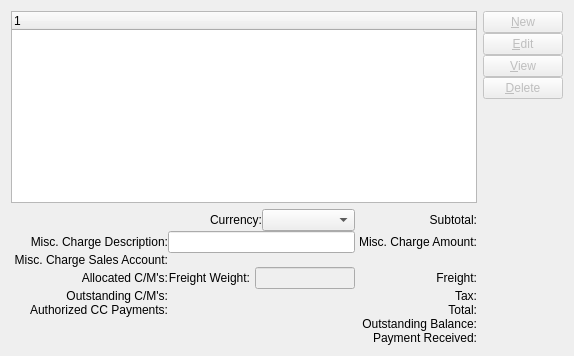
       <widget class="QWidget" name="lineItemsTab">
        <attribute name="title">
         <string>Line Items</string>
        </attribute>
        <layout class="QGridLayout">
         <item row="0" column="0">
          <widget class="XTreeWidget" name="_invcitem"/>
         </item>
         <item row="0" column="1" rowspan="2">
          <layout class="QVBoxLayout">
           <property name="spacing">
            <number>0</number>
           </property>
           <item>
            <widget class="QPushButton" name="_new">
             <property name="enabled">
              <bool>false</bool>
             </property>
             <property name="text">
              <string>&amp;New</string>
             </property>
             <property name="autoDefault">
              <bool>true</bool>
             </property>
            </widget>
           </item>
           <item>
            <widget class="QPushButton" name="_edit">
             <property name="enabled">
              <bool>false</bool>
             </property>
             <property name="text">
              <string>&amp;Edit</string>
             </property>
             <property name="autoDefault">
              <bool>true</bool>
             </property>
            </widget>
           </item>
           <item>
            <widget class="QPushButton" name="_view">
             <property name="enabled">
              <bool>false</bool>
             </property>
             <property name="text">
              <string>&amp;View</string>
             </property>
             <property name="autoDefault">
              <bool>true</bool>
             </property>
            </widget>
           </item>
           <item>
            <widget class="QPushButton" name="_delete">
             <property name="enabled">
              <bool>false</bool>
             </property>
             <property name="text">
              <string>&amp;Delete</string>
             </property>
             <property name="autoDefault">
              <bool>true</bool>
             </property>
            </widget>
           </item>
           <item>
            <spacer>
             <property name="orientation">
              <enum>Qt::Vertical</enum>
             </property>
             <property name="sizeType">
              <enum>QSizePolicy::Expanding</enum>
             </property>
             <property name="sizeHint" stdset="0">
              <size>
               <width>20</width>
               <height>93</height>
              </size>
             </property>
            </spacer>
           </item>
          </layout>
         </item>
         <item row="1" column="0">
          <layout class="QGridLayout">
           <property name="spacing">
            <number>0</number>
           </property>
           <item row="0" column="2">
            <layout class="QHBoxLayout">
             <property name="spacing">
              <number>0</number>
             </property>
             <item>
              <widget class="QLabel" name="_custCurrencyLit">
               <property name="text">
                <string>Currency:</string>
               </property>
               <property name="alignment">
                <set>Qt::AlignRight|Qt::AlignTrailing|Qt::AlignVCenter</set>
               </property>
               <property name="buddy">
                <cstring>_custCurrency</cstring>
               </property>
              </widget>
             </item>
             <item>
              <widget class="XComboBox" name="_custCurrency">
               <property name="enabled">
                <bool>true</bool>
               </property>
               <property name="type">
                <enum>XComboBox::Currencies</enum>
               </property>
              </widget>
             </item>
            </layout>
           </item>
           <item row="0" column="3">
            <widget class="QLabel" name="_subtotalLit">
             <property name="sizePolicy">
              <sizepolicy hsizetype="Preferred" vsizetype="Preferred">
               <horstretch>0</horstretch>
               <verstretch>0</verstretch>
              </sizepolicy>
             </property>
             <property name="text">
              <string>Subtotal:</string>
             </property>
             <property name="alignment">
              <set>Qt::AlignRight|Qt::AlignTrailing|Qt::AlignVCenter</set>
             </property>
            </widget>
           </item>
           <item row="0" column="4">
            <widget class="CurrDisplay" name="_subtotal">
             <property name="sizePolicy">
              <sizepolicy hsizetype="Preferred" vsizetype="Fixed">
               <horstretch>0</horstretch>
               <verstretch>0</verstretch>
              </sizepolicy>
             </property>
             <property name="maximumSize">
              <size>
               <width>200</width>
               <height>32767</height>
              </size>
             </property>
            </widget>
           </item>
           <item row="1" column="0">
            <widget class="QLabel" name="_miscChargeDescriptionLit">
             <property name="text">
              <string>Misc. Charge Description:</string>
             </property>
             <property name="alignment">
              <set>Qt::AlignRight|Qt::AlignTrailing|Qt::AlignVCenter</set>
             </property>
             <property name="buddy">
              <cstring>_miscChargeDescription</cstring>
             </property>
            </widget>
           </item>
           <item row="1" column="1" colspan="2">
            <widget class="XLineEdit" name="_miscChargeDescription"/>
           </item>
           <item row="1" column="3">
            <widget class="QLabel" name="_miscChargeAmountLit">
             <property name="sizePolicy">
              <sizepolicy hsizetype="Preferred" vsizetype="Preferred">
               <horstretch>0</horstretch>
               <verstretch>0</verstretch>
              </sizepolicy>
             </property>
             <property name="text">
              <string> Misc. Charge Amount:</string>
             </property>
             <property name="alignment">
              <set>Qt::AlignRight|Qt::AlignTrailing|Qt::AlignVCenter</set>
             </property>
             <property name="buddy">
              <cstring>_billToAddr</cstring>
             </property>
            </widget>
           </item>
           <item row="1" column="4">
            <widget class="CurrCluster" name="_miscAmount">
             <property name="sizePolicy">
              <sizepolicy hsizetype="Preferred" vsizetype="Fixed">
               <horstretch>0</horstretch>
               <verstretch>0</verstretch>
              </sizepolicy>
             </property>
             <property name="maximumSize">
              <size>
               <width>200</width>
               <height>32767</height>
              </size>
             </property>
             <property name="baseVisible">
              <bool>false</bool>
             </property>
             <property name="currencyEditable" stdset="0">
              <bool>false</bool>
             </property>
             <property name="currencyVisible">
              <bool>false</bool>
             </property>
            </widget>
           </item>
           <item row="2" column="0">
            <widget class="QLabel" name="_miscChargeAccountLit">
             <property name="sizePolicy">
              <sizepolicy hsizetype="Preferred" vsizetype="Preferred">
               <horstretch>0</horstretch>
               <verstretch>0</verstretch>
              </sizepolicy>
             </property>
             <property name="text">
              <string> Misc. Charge Sales Account:</string>
             </property>
             <property name="alignment">
              <set>Qt::AlignRight|Qt::AlignTrailing|Qt::AlignVCenter</set>
             </property>
            </widget>
           </item>
           <item row="2" column="1" colspan="2">
            <widget class="GLCluster" name="_miscChargeAccount"/>
           </item>
           <item row="3" column="0">
            <widget class="QLabel" name="_allocatedCMLit">
             <property name="text">
              <string>Allocated C/M's:</string>
             </property>
             <property name="alignment">
              <set>Qt::AlignRight|Qt::AlignTrailing|Qt::AlignVCenter</set>
             </property>
            </widget>
           </item>
           <item row="3" column="1">
            <widget class="CurrDisplay" name="_allocatedCM">
             <property name="sizePolicy">
              <sizepolicy hsizetype="Preferred" vsizetype="Fixed">
               <horstretch>0</horstretch>
               <verstretch>0</verstretch>
              </sizepolicy>
             </property>
             <property name="maximumSize">
              <size>
               <width>100</width>
               <height>32767</height>
              </size>
             </property>
            </widget>
           </item>
           <item row="3" column="2">
            <layout class="QHBoxLayout">
             <property name="spacing">
              <number>5</number>
             </property>
             <item>
              <widget class="QLabel" name="_weightLit">
               <property name="text">
                <string>Freight Weight:</string>
               </property>
               <property name="alignment">
                <set>Qt::AlignRight|Qt::AlignTrailing|Qt::AlignVCenter</set>
               </property>
               <property name="buddy">
                <cstring>_weight</cstring>
               </property>
              </widget>
             </item>
             <item>
              <widget class="XLineEdit" name="_weight">
               <property name="enabled">
                <bool>false</bool>
               </property>
               <property name="sizePolicy">
                <sizepolicy hsizetype="Preferred" vsizetype="Fixed">
                 <horstretch>0</horstretch>
                 <verstretch>0</verstretch>
                </sizepolicy>
               </property>
               <property name="maximumSize">
                <size>
                 <width>100</width>
                 <height>32767</height>
                </size>
               </property>
               <property name="alignment">
                <set>Qt::AlignRight</set>
               </property>
              </widget>
             </item>
            </layout>
           </item>
           <item row="3" column="3">
            <widget class="QLabel" name="_freightLit">
             <property name="text">
              <string>Freight:</string>
             </property>
             <property name="alignment">
              <set>Qt::AlignRight|Qt::AlignTrailing|Qt::AlignVCenter</set>
             </property>
             <property name="buddy">
              <cstring>_freight</cstring>
             </property>
            </widget>
           </item>
           <item row="3" column="4">
            <widget class="CurrCluster" name="_freight">
             <property name="sizePolicy">
              <sizepolicy hsizetype="Preferred" vsizetype="Fixed">
               <horstretch>0</horstretch>
               <verstretch>0</verstretch>
              </sizepolicy>
             </property>
             <property name="maximumSize">
              <size>
               <width>200</width>
               <height>32767</height>
              </size>
             </property>
             <property name="baseVisible">
              <bool>false</bool>
             </property>
             <property name="currencyEditable" stdset="0">
              <bool>false</bool>
             </property>
             <property name="currencyVisible">
              <bool>false</bool>
             </property>
            </widget>
           </item>
           <item row="4" column="0">
            <widget class="QLabel" name="_outstandingCMLit">
             <property name="text">
              <string>Outstanding C/M's:</string>
             </property>
             <property name="alignment">
              <set>Qt::AlignRight|Qt::AlignTrailing|Qt::AlignVCenter</set>
             </property>
            </widget>
           </item>
           <item row="4" column="1">
            <widget class="CurrDisplay" name="_outstandingCM">
             <property name="sizePolicy">
              <sizepolicy hsizetype="Preferred" vsizetype="Fixed">
               <horstretch>0</horstretch>
               <verstretch>0</verstretch>
              </sizepolicy>
             </property>
             <property name="maximumSize">
              <size>
               <width>100</width>
               <height>32767</height>
              </size>
             </property>
            </widget>
           </item>
           <item row="4" column="3">
            <widget class="XURLLabel" name="_taxLit">
             <property name="text">
              <string>Tax:</string>
             </property>
             <property name="alignment">
              <set>Qt::AlignRight|Qt::AlignTrailing|Qt::AlignVCenter</set>
             </property>
             <property name="url" stdset="0">
              <string>tax</string>
             </property>
            </widget>
           </item>
           <item row="4" column="4">
            <widget class="CurrDisplay" name="_tax">
             <property name="sizePolicy">
              <sizepolicy hsizetype="Preferred" vsizetype="Fixed">
               <horstretch>0</horstretch>
               <verstretch>0</verstretch>
              </sizepolicy>
             </property>
             <property name="maximumSize">
              <size>
               <width>200</width>
               <height>32767</height>
              </size>
             </property>
            </widget>
           </item>
           <item row="5" column="0">
            <widget class="QLabel" name="_authCCLit">
             <property name="text">
              <string>Authorized CC Payments:</string>
             </property>
             <property name="alignment">
              <set>Qt::AlignRight|Qt::AlignTrailing|Qt::AlignVCenter</set>
             </property>
            </widget>
           </item>
           <item row="5" column="1">
            <widget class="CurrDisplay" name="_authCC">
             <property name="sizePolicy">
              <sizepolicy hsizetype="Preferred" vsizetype="Fixed">
               <horstretch>0</horstretch>
               <verstretch>0</verstretch>
              </sizepolicy>
             </property>
             <property name="maximumSize">
              <size>
               <width>100</width>
               <height>32767</height>
              </size>
             </property>
            </widget>
           </item>
           <item row="5" column="3">
            <widget class="QLabel" name="_totalLit">
             <property name="text">
              <string>Total:</string>
             </property>
             <property name="alignment">
              <set>Qt::AlignRight|Qt::AlignTrailing|Qt::AlignVCenter</set>
             </property>
             <property name="margin">
              <number>1</number>
             </property>
             <property name="buddy">
              <cstring>_total</cstring>
             </property>
            </widget>
           </item>
           <item row="5" column="4">
            <widget class="CurrCluster" name="_total">
             <property name="maximumSize">
              <size>
               <width>200</width>
               <height>32767</height>
              </size>
             </property>
             <property name="baseVisible">
              <bool>true</bool>
             </property>
             <property name="currencyEditable" stdset="0">
              <bool>false</bool>
             </property>
             <property name="currencyVisible">
              <bool>false</bool>
             </property>
             <property name="enabled">
              <bool>false</bool>
             </property>
            </widget>
           </item>
           <item row="6" column="3">
            <widget class="QLabel" name="_balanceLit">
             <property name="text">
              <string>Outstanding Balance:</string>
             </property>
             <property name="alignment">
              <set>Qt::AlignRight|Qt::AlignTrailing|Qt::AlignVCenter</set>
             </property>
            </widget>
           </item>
           <item row="6" column="4">
            <widget class="CurrDisplay" name="_balance"/>
           </item>
           <item row="7" column="4">
            <widget class="CurrCluster" name="_payment">
             <property name="maximumSize">
              <size>
               <width>200</width>
               <height>32767</height>
              </size>
             </property>
             <property name="currencyEditable" stdset="0">
              <bool>false</bool>
             </property>
             <property name="currencyVisible">
              <bool>false</bool>
             </property>
            </widget>
           </item>
           <item row="7" column="3">
            <widget class="QLabel" name="_paymentLit">
             <property name="text">
              <string>Payment Received:</string>
             </property>
             <property name="alignment">
              <set>Qt::AlignRight|Qt::AlignTrailing|Qt::AlignVCenter</set>
             </property>
             <property name="buddy">
              <cstring>_payment</cstring>
             </property>
            </widget>
           </item>
          </layout>
         </item>
        </layout>
       </widget>
